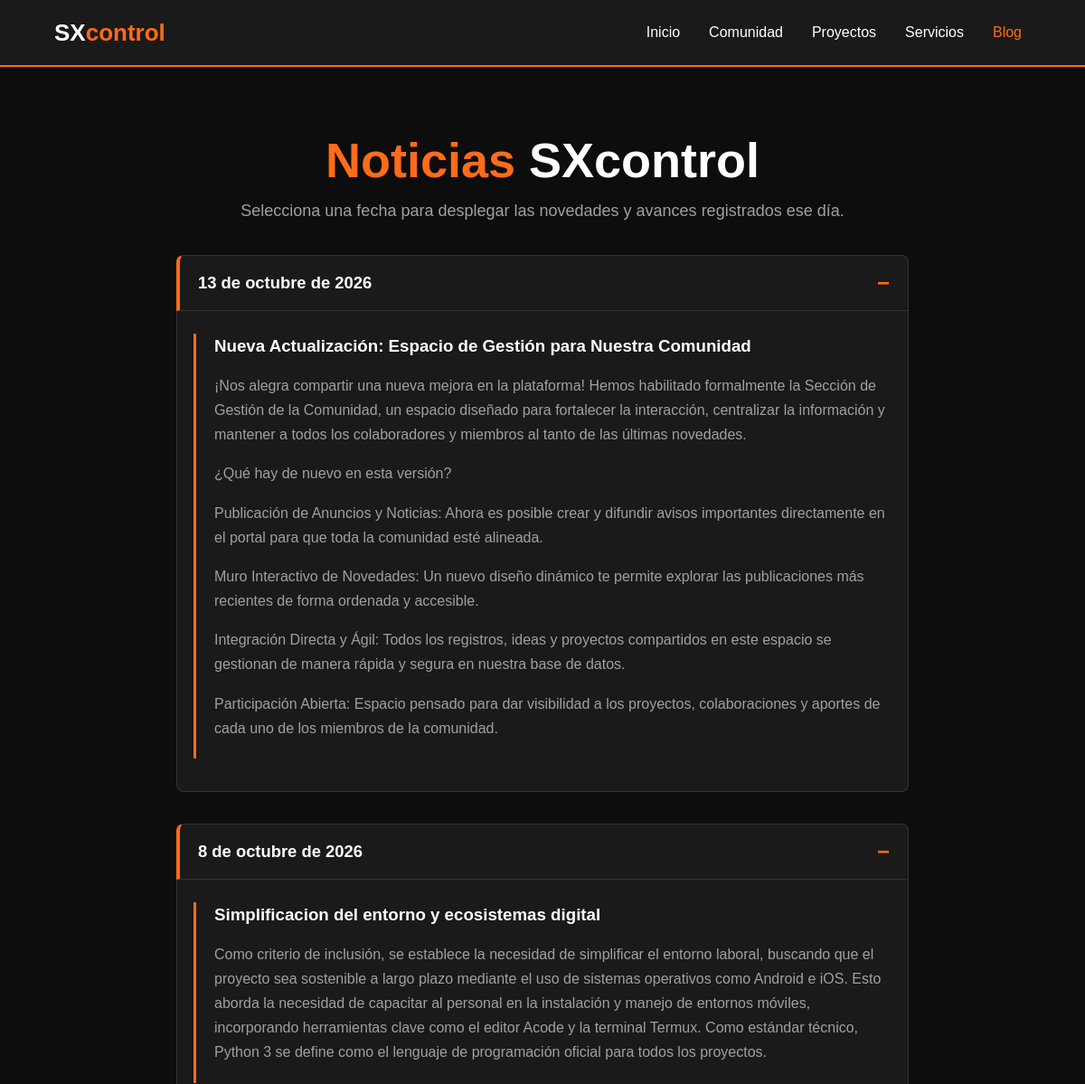
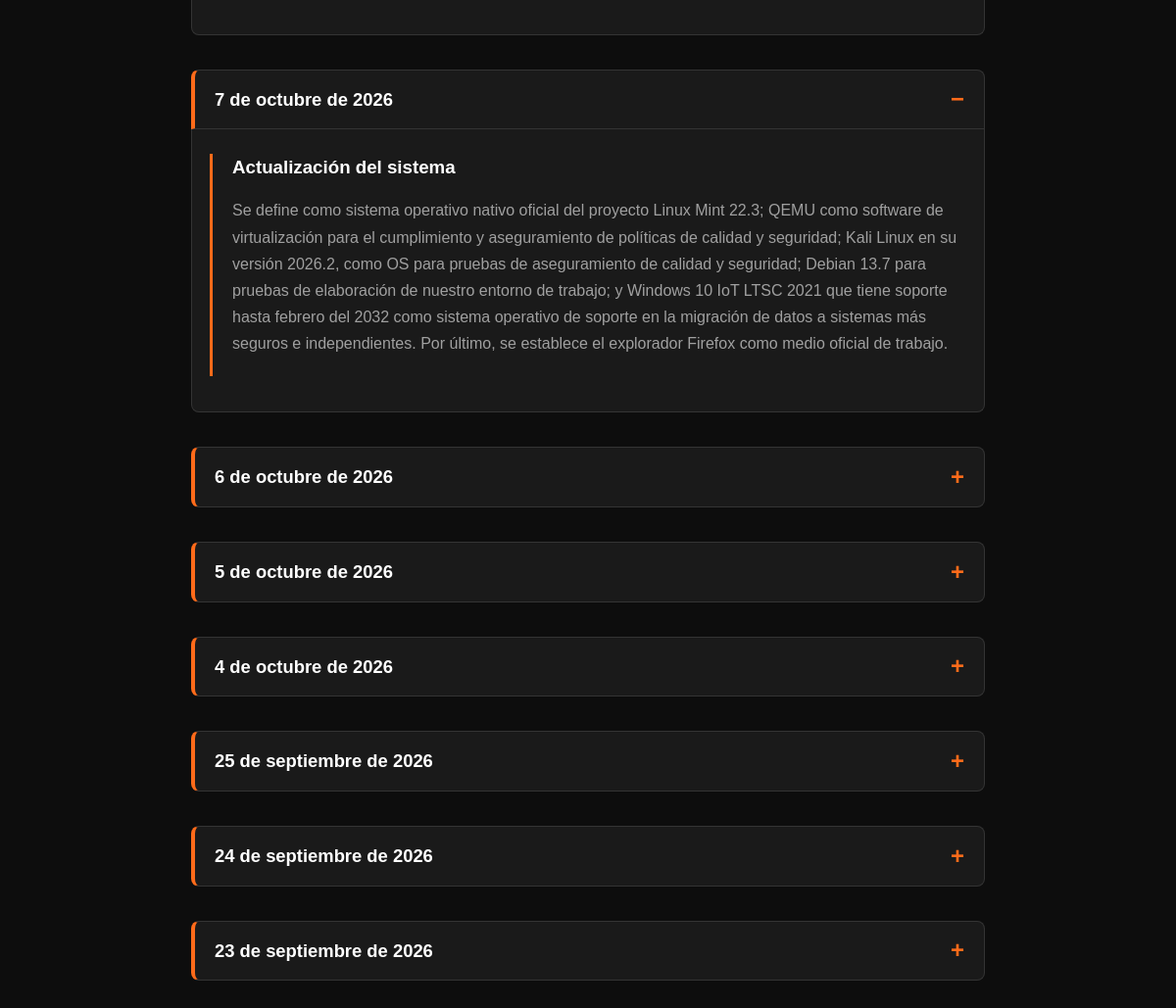
The app's page /blog/noticias with its own data (2 pictures, top to bottom).
### tables this page shows
CREATE TABLE entradas (
                id INTEGER PRIMARY KEY AUTOINCREMENT,
                fecha TEXT NOT NULL,
                titulo TEXT NOT NULL,
                cuerpo TEXT NOT NULL,
                creada TEXT NOT NULL
            );

### app.py (the view)
@app.route("/blog")
@app.route("/blog/noticias")
def blog():
    return render_template("Blog/blog.html", entradas_bd=entradas_blog())

### app.py (called while the page is built)
def formatear_fecha(iso):
    try:
        fecha = datetime.strptime(iso, "%Y-%m-%d").date()
    except ValueError:
        return iso
    return f"{fecha.day} de {MESES_ES[fecha.month]} de {fecha.year}"

def entradas_blog():
    with sqlite3.connect(DB_PATH) as conexion:
        conexion.row_factory = sqlite3.Row
        filas = conexion.execute(
            "SELECT id, fecha, titulo, cuerpo FROM entradas ORDER BY fecha DESC, id DESC"
        ).fetchall()
    return [
        {
            "id": fila["id"],
            "fecha": fila["fecha"],
            "fecha_texto": formatear_fecha(fila["fecha"]),
            "titulo": fila["titulo"],
            "parrafos": [p.strip() for p in fila["cuerpo"].split("\n") if p.strip()],
        }
        for fila in filas
    ]

### templates/Blog/blog.html (shortened to what this page needs)
<!DOCTYPE html>
<html lang="es">
<head>
    <link rel="stylesheet" href="{{ url_for('static', filename='css/style.css') }}">
</head>
<body>
    <header>
        <a class="logo" href="{{ url_for('home') }}" aria-label="SXcontrol, inicio">SX<span>control</span></a>
        <nav>
            <ul>
                <li><a href="{{ url_for('home') }}">Inicio</a></li>
                <li><a href="{{ url_for('comunidad') }}">Comunidad</a></li>
                <li><a href="{{ url_for('proyectos') }}">Proyectos</a></li>
                <li><a href="{{ url_for('servicios') }}">Servicios</a></li>
                <li><a href="{{ url_for('blog') }}" class="active">Blog</a></li>
            </ul>
        </nav>
    </header>
    <main class="hero">
        <h1><span>Noticias</span> SXcontrol</h1>
        <p>Selecciona una fecha para desplegar las novedades y avances registrados ese día.</p>
        {% if entradas_bd %}
        {% for entrada in entradas_bd %}
        <section class="noticias-timeline" aria-label="Entrada del {{ entrada.fecha_texto }}">
            <details class="noticias-fecha" {% if loop.first %}open{% endif %}>
                <summary><time datetime="{{ entrada.fecha }}">{{ entrada.fecha_texto }}</time></summary>
                <div class="noticias-fecha-contenido">
                    <article class="noticia-avance">
                        <h3>{{ entrada.titulo }}</h3>
                        {% for parrafo in entrada.parrafos %}
                        <p>{{ parrafo }}</p>
                        {% endfor %}
                    </article>
                </div>
            </details>
        </section>
        {% endfor %}
        {% endif %}
        {% macro novedades_8_octubre() %}
        <section class="noticias-timeline" aria-label="Avances del 8 de octubre">
            <details class="noticias-fecha" open>
                <summary><time datetime="2026-10-08">8 de octubre de 2026</time></summary>
                <div class="noticias-fecha-contenido">
                    <article class="noticia-avance">
                        <h3>Simplificacion del entorno y ecosistemas digital</h3>
                        <p>Como criterio de inclusión, se establece la necesidad de simplificar el entorno laboral, buscando que el proyecto sea sostenible a largo plazo mediante el uso de sistemas operativos como Android e iOS. Esto aborda la necesidad de capacitar al personal en la instalación y manejo de entornos móviles, incorporando herramientas clave como el editor Acode y la terminal Termux. Como estándar técnico, Python 3 se define como el lenguaje de programación oficial para todos los proyectos.</p>
                    </article>
                </div>
            </details>
        </section>
        {% endmacro %}
        {% macro novedades_7_octubre() %}
        <section class="noticias-timeline" aria-label="Avances del 7 de octubre">
            <details class="noticias-fecha" open>
                <summary><time datetime="2026-10-07">7 de octubre de 2026</time></summary>
                <div class="noticias-fecha-contenido">
                    <article class="noticia-avance">
                        <h3>Actualización del sistema</h3>
                        <p>Se define como sistema operativo nativo oficial del proyecto Linux Mint 22.3; QEMU como software de virtualización para el cumplimiento y aseguramiento de políticas de calidad y seguridad; Kali Linux en su versión 2026.2, como OS para pruebas de aseguramiento de calidad y seguridad; Debian 13.7 para pruebas de elaboración de nuestro entorno de trabajo; y Windows 10 IoT LTSC 2021 que tiene soporte hasta febrero del 2032 como sistema operativo de soporte en la migración de datos a sistemas más seguros e independientes. Por último, se establece el explorador Firefox como medio oficial de trabajo.</p>
                    </article>
                </div>
            </details>
        </section>
        {% endmacro %}
        {% macro novedades_6_octubre() %}
        <section class="noticias-timeline" aria-label="Automatización del repositorio local y remoto">
            <details class="noticias-fecha">
                <summary><time datetime="2026-10-06">6 de octubre de 2026</time></summary>
            </details>
        </section>
        {% endmacro %}
        {% macro novedades_4_octubre() %}
        <section class="noticias-timeline" aria-label="Avances por fecha">
            <details class="noticias-fecha">
                <summary><time datetime="2026-10-04">4 de octubre de 2026</time></summary>
            </details>
        </section>
        {% endmacro %}
        {% macro novedades_25_septiembre() %}
        <section class="noticias-timeline" aria-label="Avances del 25 de septiembre">
            <details class="noticias-fecha">
                <summary><time datetime="2026-09-25">25 de septiembre de 2026</time></summary>
            </details>
        </section>
        {% endmacro %}
        {% macro novedades_24_septiembre() %}
        <section class="noticias-timeline" aria-label="Avances del 24 de septiembre">
            <details class="noticias-fecha">
                <summary><time datetime="2026-09-24">24 de septiembre de 2026</time></summary>
            </details>
        </section>
        {% endmacro %}
        {% macro novedades_23_septiembre() %}
        <section class="noticias-timeline" aria-label="Inicio del historial del proyecto">
            <details class="noticias-fecha">
                <summary><time datetime="2026-09-23">23 de septiembre de 2026</time></summary>
            </details>
        </section>
        {% endmacro %}
        {% macro novedades_5_octubre() %}
        <section class="noticias-timeline" aria-label="Pruebas y avances del 5 de octubre">
            <details class="noticias-fecha">
                <summary><time datetime="2026-10-05">5 de octubre de 2026</time></summary>
            </details>
        </section>
        {% endmacro %}
        {{ novedades_8_octubre() }}
        {{ novedades_7_octubre() }}
        {{ novedades_6_octubre() }}
        {{ novedades_5_octubre() }}
        {{ novedades_4_octubre() }}
        {{ novedades_25_septiembre() }}
        {{ novedades_24_septiembre() }}
        {{ novedades_23_septiembre() }}
    </main>
</body>
</html>

### static/css/style.css (style rules this page uses)
:root { color-scheme: dark; --sx-orange: #ff6b1a; --sx-orange-dark: #e05500; --sx-black: #0d0d0d; --sx-black-soft: #1a1a1a; --sx-white: #fff; --sx-text-gray: #a0a0a0; --sx-border: #343434; --sx-content-width: 1120px; --sx-radius: 10px; }
*, *::before, *::after { box-sizing: border-box; }
html { min-width: 320px; scroll-behavior: smooth; }
body { min-width: 320px; margin: 0; background: var(--sx-black); color: var(--sx-white); font-family: Arial, sans-serif; line-height: 1.5; }
header { display: flex; width: 100%; align-items: center; justify-content: space-between; gap: 24px; padding: 15px 5%; border-bottom: 2px solid var(--sx-orange); background: var(--sx-black-soft); }
.logo { display: flex; flex: 0 0 auto; align-items: center; color: var(--sx-white); font-size: 26px; font-weight: 700; line-height: 1; text-decoration: none; }
.logo span, .library-hero h1 span, .nutria-container h1 span, .hero h1 span { color: var(--sx-orange); }
header nav { min-width: 0; }
header nav ul { display: flex; flex-wrap: wrap; justify-content: flex-end; gap: 4px 12px; margin: 0; padding: 0; list-style: none; }
header nav a { display: inline-block; padding: 9px 10px; border-radius: 6px; color: var(--sx-white); font-size: 16px; font-weight: 500; text-decoration: none; transition: color 0.2s ease, background-color 0.2s ease; }
header nav a:hover, header nav a.active { color: var(--sx-orange); }
.hero { padding: 72px 20px; text-align: center; }
.hero > h1 { margin: 0 0 12px; font-size: clamp(34px, 6vw, 54px); line-height: 1.15; }
.hero > p { max-width: 760px; margin: 0 auto 25px; color: var(--sx-text-gray); font-size: 18px; }
.noticias-timeline { width: min(100%, 850px); margin: 35px auto 0; padding: 0 20px; text-align: left; }
.noticias-fecha > summary { display: flex; align-items: center; justify-content: space-between; gap: 16px; padding: 16px 20px; border: 1px solid var(--sx-border); border-left: 4px solid var(--sx-orange); border-radius: 8px; background: var(--sx-black-soft); color: var(--sx-white); cursor: pointer; font-size: 1.15rem; font-weight: 700; list-style: none; }
.noticias-fecha > summary::after { color: var(--sx-orange); content: "+"; font-size: 1.5rem; line-height: 1; }
.noticias-fecha[open] > summary { border-radius: 8px 8px 0 0; }
.noticias-fecha[open] > summary::after { content: "\2212"; }
.noticias-fecha-contenido { padding: 1px 18px 12px; border: 1px solid var(--sx-border); border-top: 0; border-radius: 0 0 8px 8px; background: var(--sx-black-soft); }
.noticia-avance { margin: 24px 0; padding: 0 0 4px 20px; border-left: 3px solid var(--sx-orange); }
.noticia-avance h3, .noticias-estado h3 { margin: 0 0 12px; }
.noticia-avance p, .noticias-estado p { color: var(--sx-text-gray); font-size: 16px; line-height: 1.7; }

### records on screen
entradas: fecha_texto "13 de octubre de 2026", titulo "Nueva Actualización: Espacio de Gestión para Nuestra Comunidad", parrafos "¡Nos alegra compartir una nueva mejora en la plataforma! Hemos habilitado formalmente la Sección de Gestión de la Comunidad, un espacio diseñado para fortalecer la interacción, centralizar la información y mantener a todos los colaboradores y miembros al tanto de las últimas novedades." "¿Qué hay de nuevo en esta versión?" "Publicación de Anuncios y Noticias: Ahora es posible crear y difundir avisos importantes directamente en el portal para que toda la comunidad esté alineada." "Muro Interactivo de Novedades: Un nuevo diseño dinámico te permite explorar las publicaciones más recientes de forma ordenada y accesible." "Integración Directa y Ágil: Todos los registros, ideas y proyectos compartidos en este espacio se gestionan de manera rápida y segura en nuestra base de datos." "Participación Abierta: Espacio pensado para dar visibilidad a los proyectos, colaboraciones y aportes de cada uno de los miembros de la comunidad."
